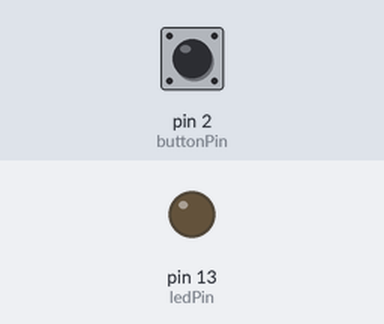
Simulated run of this sketch. Board: Arduino Uno, built with avr-gcc and run on an emulated ATmega328P. Shown: output pins drawn as LEDs (lit = HIGH). The test bench sets the inputs (shaded band); at power-on: pin 2 (buttonPin) LOW.

Above: at 1.2 s.
1.3 s: pin 2 (buttonPin) pulled HIGH for 0.15 s
At 2.1 s:
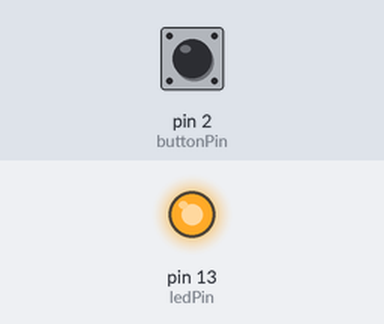
2.9 s: pin 2 (buttonPin) pulled HIGH for 1 s
At 4.5 s:
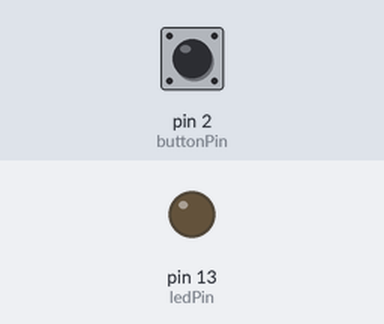
5.4 s: pin 2 (buttonPin) pulled HIGH for 3.2 s
At 9.3 s:
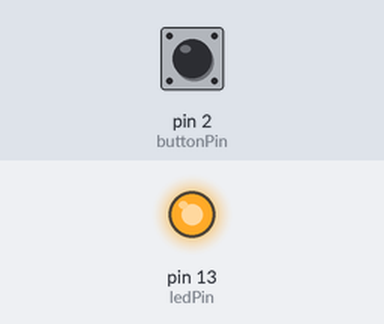
Timing chart, 0 to 10.8 s (numbered marks = the images above; inputs shaded):
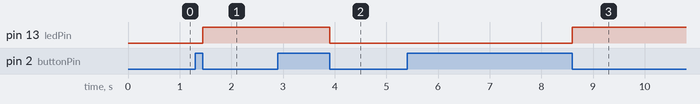

Measured:
- after the input at 1.3 s, pin 13 (ledPin): LOW → HIGH after 0.15 s
- after the input at 2.9 s, pin 13 (ledPin): HIGH → LOW after 1.0 s
- after the input at 5.4 s, pin 13 (ledPin): LOW → HIGH after 3.2 s

The sketch:

led_example_2.ino
```cpp
const int buttonPin = 2;
const int ledPin =  13;

int buttonState = 0;
boolean buttonPressed = false;
boolean ledLit = false;

void setup() {
  pinMode(ledPin, OUTPUT);
  pinMode(buttonPin, INPUT);
}

void loop() {
  buttonState = digitalRead(buttonPin);

  if (buttonState == HIGH) {
    buttonPressed = true;
  }
  else if (buttonPressed) {
    if (ledLit) {
      digitalWrite(ledPin, LOW);
      ledLit = false;
    }
    else {
      digitalWrite(ledPin, HIGH);
      ledLit = true;
    }
    buttonPressed = false;
  }
}
```
